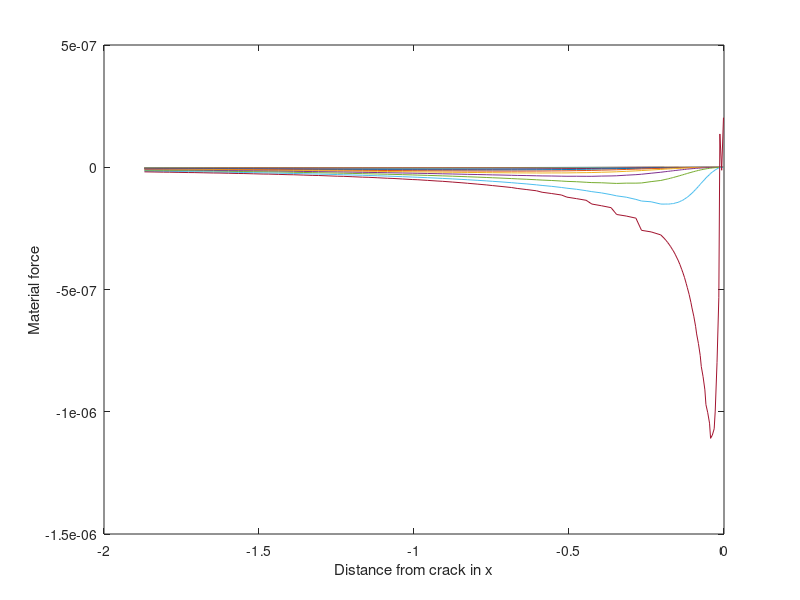

MATLAB code to generate this figure:
% data=load('Js_Interface_spatial_3.000.txt');
% data=load('Js_lowest_micron_final_Interface_spatial_0.350.txt');
data=load('Js_lowest_micron_final_Interface_spatial_10.000.txt');
indz=data(:,4)==2.762742;Ztmp=data(indz,4);
Xtmp=data(indz,2);Ytmp=data(indz,3);
Cint=-data(indz,1);
Ytmpu=unique(Ytmp);
Ytmpu=Ytmpu(Ytmpu<2.71551);
Ytmpu=sort(Ytmpu);
figure
for i=1:2:length(Ytmpu)
    indy=Ytmp==Ytmpu(i);%4.069440%2.210560%2.16032%3.71776%3.76800%2.16032
    Xtmp2=Xtmp(indy);Ytmp2=Ytmp(indy);Ztmp2=Ztmp(indy);
    Cint2=Cint(indy);
     [Xtmp2,indx]=sort(Xtmp2);
     Cint2=Cint2(indx);
    plot(Xtmp2-11.98,Cint2)
    pause(1)
    hold on
end
ylabel('Material force')
xlabel('Distance from crack in x')

% gx=linspace(min(Xtmp),max(Xtmp),100)
% gz=linspace(min(Ztmp),max(Ztmp),100)
% 
% [xq,zq] = meshgrid(gx,gz);
% vq = griddata(Xtmp,Ztmp,Cint,xq,zq);
% figure
% plot3(Xtmp,Ztmp,Cint,'ro')
% % hold on
% surf(xq,zq,vq)